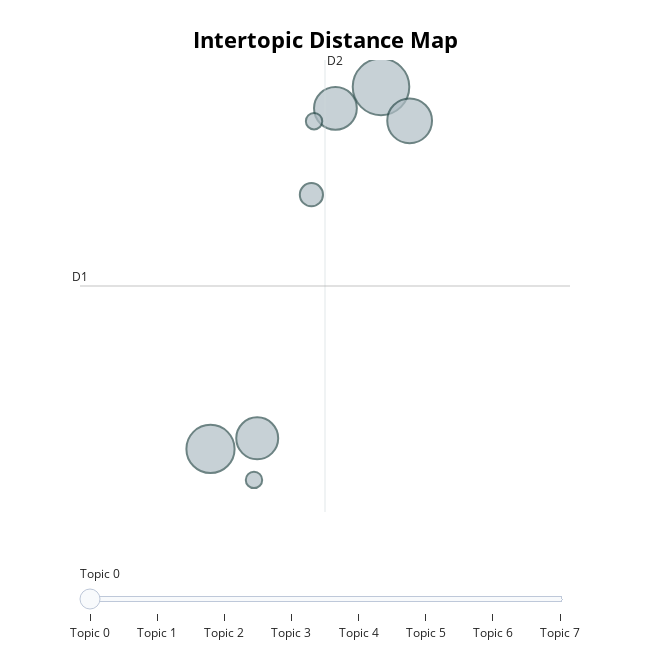

The notebook cell this image was saved under:
### Code cell
model.visualize_topics()

### Figure 1 — Plotly figure (JSON) as saved in the notebook; plotly's stock layout.template omitted (floating-point values rounded to 4 significant figures)
{"data": [{"customdata": [[0, "roce | byl | po | na | století", 131], [1, "jsou | organismů | organismy | zkoumá | které", 95], [2, "film | český | získal | za | je", 82], [3, "je | sport | sportem | který | oblíbeným", 75], [4, "chemická | jsou | reakce | mají | rychlosti", 72], [5, "buněk | je | proces | prostředí | univerzit", 22], [6, "atletika | turnaj | wimbledon | dálky | skok", 11], [7, "reakce | exotermické | hoře | bílé | endotermické", 11]], "hovertemplate": "<b>Topic %{customdata[0]}</b><br>%{customdata[1]}<br>Size: %{customdata[2]}", "legendgroup": "", "marker": {"color": "#B0BEC5", "line": {"color": "DarkSlateGrey", "width": 2}, "size": [131, 95, 82, 75, 72, 22, 11, 11], "sizemode": "area", "sizeref": 0.08188, "symbol": "circle"}, "mode": "markers", "name": "", "orientation": "v", "showlegend": false, "type": "scatter", "x": [15.23, 12.73, 15.65, 14.56, 13.42, 14.21, 14.25, 13.37], "xaxis": "x", "y": [2.971, -3.034, 2.407, 2.615, -2.859, 1.183, 2.401, -3.549], "yaxis": "y"}], "layout": {"annotations": [{"showarrow": false, "text": "D1", "x": 10.82, "y": -0.3322, "yshift": 10}, {"showarrow": false, "text": "D2", "x": 14.41, "xshift": 10, "y": 3.416}], "height": 650, "hoverlabel": {"bgcolor": "white", "font": {"family": "Rockwell", "size": 16}}, "legend": {"itemsizing": "constant", "tracegroupgap": 0}, "margin": {"t": 60}, "shapes": [{"line": {"color": "#CFD8DC", "width": 2}, "type": "line", "x0": 14.41, "x1": 14.41, "y0": -4.081, "y1": 3.416}, {"line": {"color": "#9E9E9E", "width": 2}, "type": "line", "x0": 10.82, "x1": 18.0, "y0": -0.3322, "y1": -0.3322}], "sliders": [{"active": 0, "pad": {"t": 50}, "steps": [{"args": [{"marker.color": [["red", "#B0BEC5", "#B0BEC5", "#B0BEC5", "#B0BEC5", "#B0BEC5", "#B0BEC5", "#B0BEC5"]]}], "label": "Topic 0", "method": "update"}, {"args": [{"marker.color": [["#B0BEC5", "red", "#B0BEC5", "#B0BEC5", "#B0BEC5", "#B0BEC5", "#B0BEC5", "#B0BEC5"]]}], "label": "Topic 1", "method": "update"}, {"args": [{"marker.color": [["#B0BEC5", "#B0BEC5", "red", "#B0BEC5", "#B0BEC5", "#B0BEC5", "#B0BEC5", "#B0BEC5"]]}], "label": "Topic 2", "method": "update"}, {"args": [{"marker.color": [["#B0BEC5", "#B0BEC5", "#B0BEC5", "red", "#B0BEC5", "#B0BEC5", "#B0BEC5", "#B0BEC5"]]}], "label": "Topic 3", "method": "update"}, {"args": [{"marker.color": [["#B0BEC5", "#B0BEC5", "#B0BEC5", "#B0BEC5", "red", "#B0BEC5", "#B0BEC5", "#B0BEC5"]]}], "label": "Topic 4", "method": "update"}, {"args": [{"marker.color": [["#B0BEC5", "#B0BEC5", "#B0BEC5", "#B0BEC5", "#B0BEC5", "red", "#B0BEC5", "#B0BEC5"]]}], "label": "Topic 5", "method": "update"}, {"args": [{"marker.color": [["#B0BEC5", "#B0BEC5", "#B0BEC5", "#B0BEC5", "#B0BEC5", "#B0BEC5", "red", "#B0BEC5"]]}], "label": "Topic 6", "method": "update"}, {"args": [{"marker.color": [["#B0BEC5", "#B0BEC5", "#B0BEC5", "#B0BEC5", "#B0BEC5", "#B0BEC5", "#B0BEC5", "red"]]}], "label": "Topic 7", "method": "update"}]}], "title": {"font": {"color": "Black", "size": 22}, "text": "<b>Intertopic Distance Map</b>", "x": 0.5, "xanchor": "center", "y": 0.95, "yanchor": "top"}, "width": 650, "xaxis": {"anchor": "y", "domain": [0, 1], "range": [10.82, 18.0], "title": {"text": ""}, "visible": false}, "yaxis": {"anchor": "x", "domain": [0, 1], "range": [-4.081, 3.416], "title": {"text": ""}, "visible": false}}}
